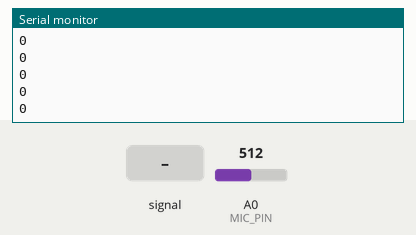
Recording of a sketch running on a simulated Arduino Uno, built with avr-gcc and run on an emulated ATmega328P. Shown: the last lines printed to the serial monitor. Inputs (shaded band) come from the test bench; at power-on: A0 (MIC_PIN) = 512.

Above: at 1.2 s.
1.3 s: A0 (MIC_PIN) fed a 200 Hz sine of ±81 counts around its level
At 2.2 s:
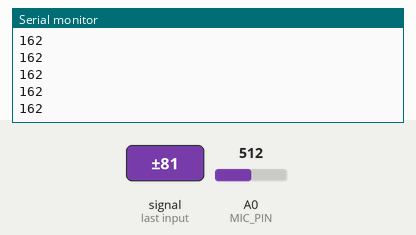
2.8 s: A0 (MIC_PIN) set to 716
At 3.8 s:
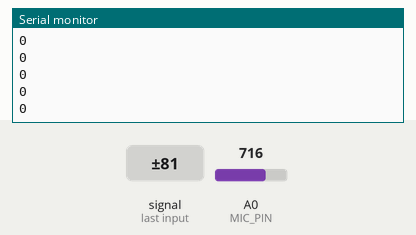
4.3 s: A0 (MIC_PIN) fed a 1000 Hz sine of ±255 counts around its level
At 4.9 s:
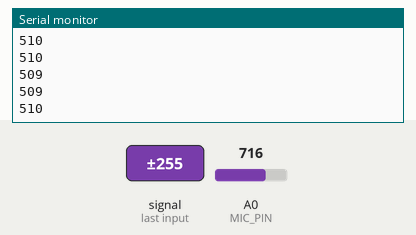
5.8 s: A0 (MIC_PIN) set to 1023
At 6.8 s:
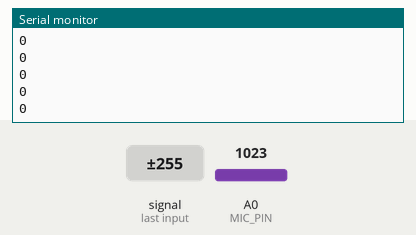
Timing chart, 0 to 8.3 s (numbered marks = the images above; inputs shaded):
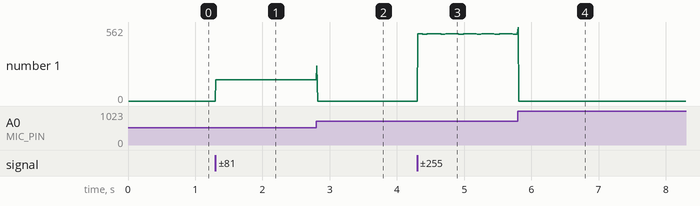

The sketch:

loudness_from_microphone.ino
```cpp
#define MIC_PIN 0
#define SAMPLE_COUNT 100

void setup() {
  Serial.begin(9600);
}

void loop() {
  // putting the minimum at the highest value possible means we'll obviously find a reading lower
  unsigned int minimum = 1023;
  // same for setting the max at the lowest value
  unsigned int maximum = 0;

  // do many readings and keep the lowest and highest values in variables
  for(unsigned int i = 0; i < SAMPLE_COUNT; i++){
    unsigned int micVal = analogRead(MIC_PIN);

    minimum = min(minimum, micVal);
    maximum = max(maximum, micVal);
  }

  // the loudness is just the biggest difference we could measure
  unsigned int loudness = maximum - minimum;

  Serial.println(loudness);
}
```

Measured:
- after the input at 1.3 s, the serial monitor: prints a new line at once (image 1)
- after the input at 2.8 s, the serial monitor: prints a new line at once (image 2)
- after the input at 4.3 s, the serial monitor: prints a new line at once (image 3)
- after the input at 5.8 s, the serial monitor: prints a new line at once (image 4)
- plotted number 1: 0 → 162 after the input at 1.3 s, 0 → 510 after the input at 4.3 s
